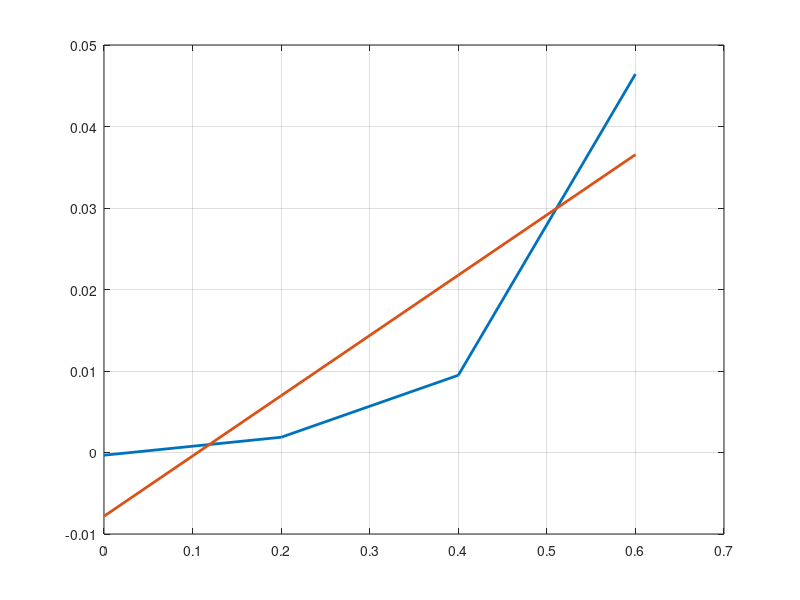
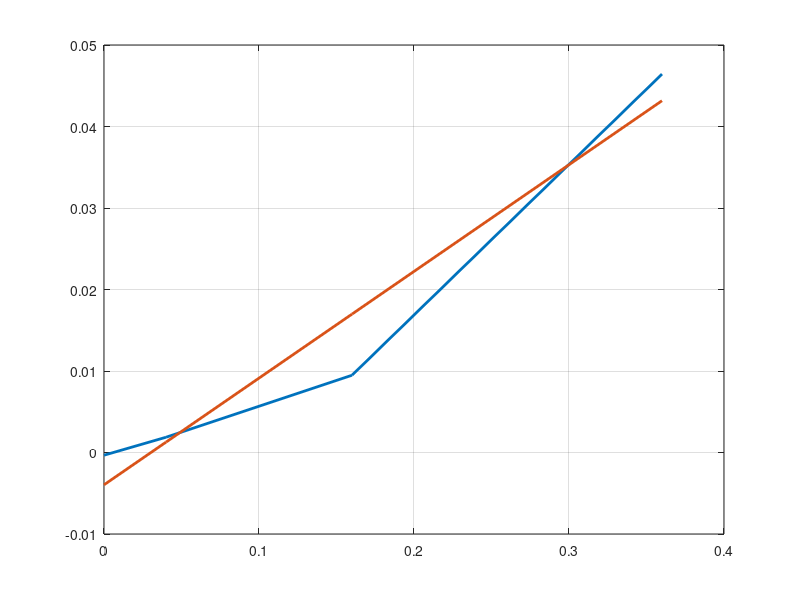

The MATLAB source for these figures, in order:
close all;
clear all;

c = [0 0.2 0.4 0.6];
T1 = [1104, 504, 301.1, 179.5];
T2 = [136, 30.3, 21.5, 20.3];
T2star = [128, 25.8, 15.7, 10.8];

% Rescanned numbers:
% 1. From MAPIT
T1 = [236.8, 177.9, 120.4 70.3];
T2 = [152.8 37.8 24.4 12.3];
T2star = [99.7 28.7 19.5 10.9];

% 2. From CMR
T1 = [1181 505.4 309.9 111.9];
T2 = [118.9 35.4 28.6 26.1];
T2star = [123.8 33.2 22.5 11.8];


y = -1./T2 + 1./T2star;
C = [ones(length(c),1), c'];

b = C\y';
y_h = b(2)*c + b(1);

figure();
plot(c, y, 'LineWidth', 2); hold on;
plot(c, y_h, 'LineWidth', 2); grid on;


Csq = [ones(length(c),1), (c.^2)'];
bsq = Csq\y';
y_hsq = bsq(2)*c.^2 + bsq(1);

figure();
plot(c.^2, y, 'LineWidth', 2); hold on;
plot(c.^2, y_hsq, 'LineWidth', 2); grid on;

% The current conclusion is that it is tricy to get 1/T2* - 1/T2

